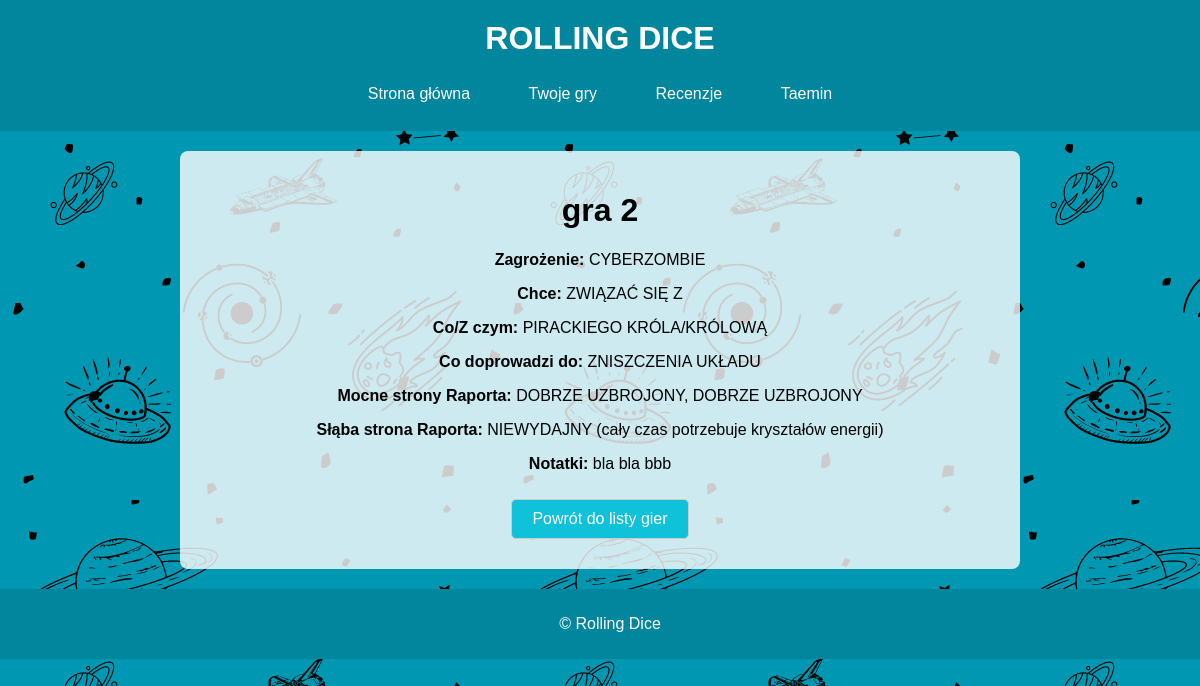
Page /details.php?id=1 (signed in) on the committed database.
### tables this page shows
CREATE TABLE `gry` (
  `id` int(10) UNSIGNED NOT NULL,
  `idUzytkownika` int(10) UNSIGNED NOT NULL,
  `nazwa` varchar(50) NOT NULL,
  `idZagrozenie` int(10) UNSIGNED NOT NULL,
  `idMotywacja` int(10) UNSIGNED NOT NULL,
  `idCel` int(10) UNSIGNED NOT NULL,
  `idKonsekwencje` int(10) UNSIGNED NOT NULL,
  `idMocna_strona1` int(10) UNSIGNED NOT NULL,
  `idMocna_strona2` int(10) UNSIGNED NOT NULL,
  `idProblem` int(10) UNSIGNED NOT NULL,
  `notatki` varchar(200) NOT NULL
);

CREATE TABLE `zagrozenie` (
  `id` int(10) UNSIGNED NOT NULL,
  `nazwa` varchar(50) NOT NULL
);

CREATE TABLE `motywacja` (
  `id` int(10) UNSIGNED NOT NULL,
  `nazwa` varchar(50) NOT NULL
);

CREATE TABLE `cel` (
  `id` int(10) UNSIGNED NOT NULL,
  `nazwa` varchar(50) NOT NULL
);

CREATE TABLE `konsekwencje` (
  `id` int(10) UNSIGNED NOT NULL,
  `nazwa` varchar(50) NOT NULL
);

CREATE TABLE `mocna_strona` (
  `id` int(10) UNSIGNED NOT NULL,
  `nazwa` varchar(50) NOT NULL
);

CREATE TABLE `problem` (
  `id` int(10) UNSIGNED NOT NULL,
  `nazwa` varchar(100) NOT NULL
);

### details.php (the view, shortened to what this page needs)
<?php
require('db.php');
$gameId = isset($_GET['id']) ? intval($_GET['id']) : 0;
$sql = "SELECT * FROM gry WHERE id = ?";
$stmt = $conn->prepare($sql);
$stmt->bind_param("i", $gameId);
$stmt->execute();
$result = $stmt->get_result();
if ($result->num_rows == 1) {
    $game = $result->fetch_assoc();
} else {
    die("Gra nie została znaleziona.");
}
function getDescription($conn, $table, $id) {
    $sql = "SELECT nazwa FROM $table WHERE id = ?";
    $stmt = $conn->prepare($sql);
    $stmt->bind_param("i", $id);
    $stmt->execute();
    $result = $stmt->get_result();
    return $result->num_rows ? $result->fetch_object()->nazwa : 'Nieznane';
}
$zagrozenie = getDescription($conn, 'zagrozenie', $game['idZagrozenie']);
$motywacja = getDescription($conn, 'motywacja', $game['idMotywacja']);
$cel = getDescription($conn, 'cel', $game['idCel']);
$konsekwencje = getDescription($conn, 'konsekwencje', $game['idKonsekwencje']);
$mocna_strona1 = getDescription($conn, 'mocna_strona', $game['idMocna_strona1']);
$mocna_strona2 = getDescription($conn, 'mocna_strona', $game['idMocna_strona2']);
$problem = getDescription($conn, 'problem', $game['idProblem']);
?>
<!DOCTYPE html>
<html lang="pl">
<head>
    <link rel="stylesheet" href="styles.css">
</head>
<body>
    <?php include 'menu.php'; ?>
    <div class="content">
        <h1><?php echo htmlspecialchars($game['nazwa']); ?></h1>
        <p><strong>Zagrożenie:</strong> <?php echo htmlspecialchars($zagrozenie); ?></p>
        <p><strong>Chce:</strong> <?php echo htmlspecialchars($motywacja); ?></p>
        <p><strong>Co/Z czym:</strong> <?php echo htmlspecialchars($cel); ?></p>
        <p><strong>Co doprowadzi do:</strong> <?php echo htmlspecialchars($konsekwencje); ?></p>
        <p><strong>Mocne strony Raporta:</strong> <?php echo htmlspecialchars($mocna_strona1); ?>, <?php echo htmlspecialchars($mocna_strona2); ?></p>
        <p><strong>Słąba strona Raporta:</strong> <?php echo htmlspecialchars($problem); ?></p>
        <p><strong>Notatki:</strong> <?php echo nl2br(htmlspecialchars($game['notatki'])); ?></p>
        <a href="index.php" class="button">Powrót do listy gier</a>
    </div>
    <footer>
        <p>&copy; Rolling Dice</p>
    </footer>
</body>
</html>

### styles.css (style rules this page uses)
html, body { height: 100%; margin: 0; padding: 0; display: grid; grid-template-rows: auto 1fr auto; background-image: url('tlo.png'); }
body { font-family: Arial, sans-serif; background-color: #f4f4f4; text-align: center; }
.content { width: 800px; margin: 20px auto; padding: 20px; background-color: rgba(255, 255, 255, 0.8); border-radius: 8px; text-align: center; }
footer { text-align: center; padding: 10px; background-color: #01869d; color: #fff; width: 100%; }
.button { background-color: #0fc1d9; color: white; padding: 10px 20px; text-align: center; text-decoration: none; display: inline-block; font-size: 16px; margin: 10px 0; border-radius: 5px; cursor: pointer; }
input[type="text"], button, .button { box-shadow: none; outline: none; border: 1px solid #ccc; }

### rows in the picture
gry: nazwa "gra 2", idZagrozenie.nazwa "CYBERZOMBIE", idMotywacja.nazwa "ZWIĄZAĆ SIĘ Z", idCel.nazwa "PIRACKIEGO KRÓLA/KRÓLOWĄ", idKonsekwencje.nazwa "ZNISZCZENIA UKŁADU", idMocna_strona1.nazwa "DOBRZE UZBROJONY", idMocna_strona2.nazwa "DOBRZE UZBROJONY", idProblem.nazwa "NIEWYDAJNY (cały czas potrzebuje kryształów energii)", notatki "bla bla bbb"

### other values in the picture
$_SESSION['username'] "Taemin"
